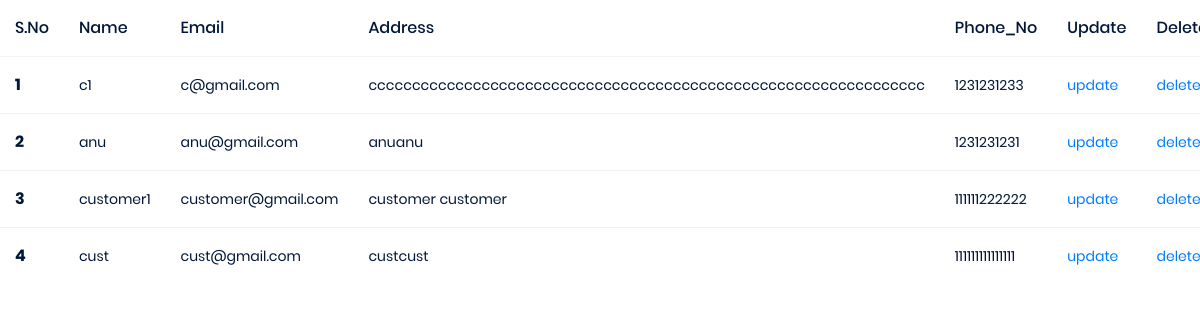
Page /customer_view/ on the earlier database version.
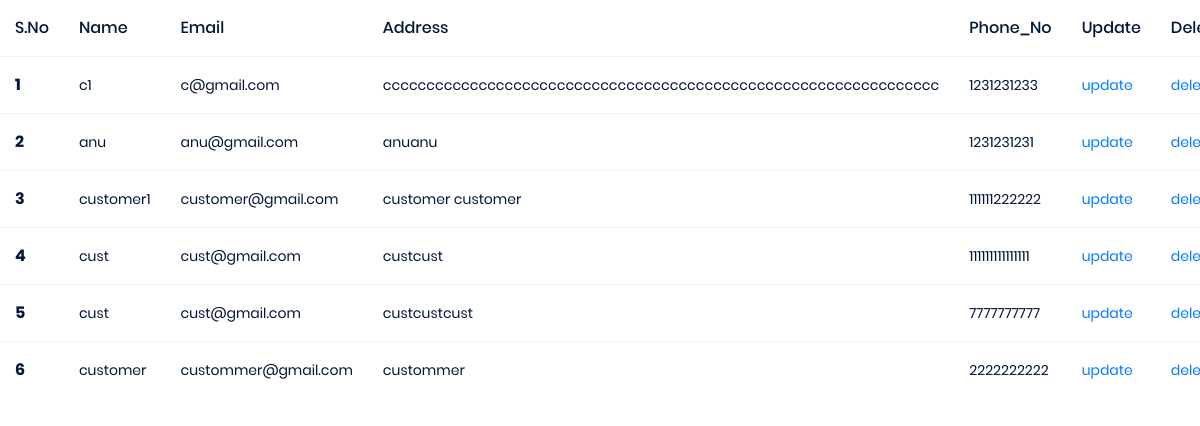
Same page on the later database version.
### management_app/models.py (models this page shows)
class Customer(models.Model):
    user = models.ForeignKey(Login, on_delete=models.CASCADE, related_name='customer')
    name = models.CharField(max_length=50)
    email = models.EmailField()
    address = models.TextField()
    phone_number = models.CharField(max_length=50)

### management_app/views.py (the view)
# urls.py: path('customer_view/', views.customer_view, name='customer_view'),
def customer_view(request):
    data = Customer.objects.all()
    context = {
        'data':data
    }
    return render(request,'customer_view.html',context)

### templates/customer_view.html
{% extends 'admin_home.html' %}
{% block content %}
<table class="table">
  <thead>
    <tr>
      <th scope="col">S.No</th>
      <th scope="col">Name</th>
      <th scope="col">Email</th>
      <th scope="col">Address</th>
      <th scope="col">Phone_No</th>
      <th scope="col">Update</th>
      <th scope="col">Delete</th>
    </tr>
  </thead>
  <tbody>
  {% for n in data %}
    <tr>
      <th scop="row">{{forloop.counter}}</th>
      <td>{{n.name}}</td>
      <td>{{n.email}}</td>
      <td>{{n.address}}</td>
      <td>{{n.phone_number}}</td>
      <td> <a href=" {% url 'update_customer' n.id %}"> update</a></td>
      <td> <a href=" {% url 'delete_customer' n.id %}"> delete</a></td>
    </tr>
  {% endfor %}
  </tbody>
</table>
{% endblock %}

Differences in the rows shown:
added Customer: name "cust", email "cust@gmail.com", address "custcustcust", phone_number "7777777777"
added Customer: name "customer", email "custommer@gmail.com", address "custommer", phone_number "2222222222"
